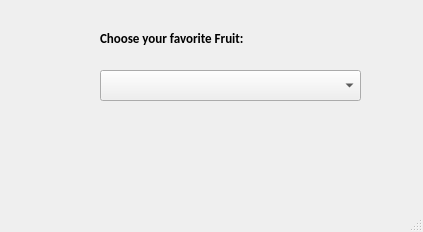
<?xml version="1.0" encoding="UTF-8"?>
<ui version="4.0">
 <class>MainWindow</class>
 <widget class="QMainWindow" name="MainWindow">
  <property name="geometry">
   <rect>
    <x>0</x>
    <y>0</y>
    <width>423</width>
    <height>232</height>
   </rect>
  </property>
  <property name="windowTitle">
   <string>MainWindow</string>
  </property>
  <widget class="QWidget" name="centralwidget">
   <widget class="QComboBox" name="comboBox">
    <property name="geometry">
     <rect>
      <x>100</x>
      <y>70</y>
      <width>261</width>
      <height>31</height>
     </rect>
    </property>
   </widget>
   <widget class="QLabel" name="mylbl1">
    <property name="geometry">
     <rect>
      <x>100</x>
      <y>30</y>
      <width>231</width>
      <height>16</height>
     </rect>
    </property>
    <property name="font">
     <font>
      <family>Calibri</family>
      <pointsize>10</pointsize>
      <weight>75</weight>
      <bold>true</bold>
     </font>
    </property>
    <property name="text">
     <string>Choose your favorite Fruit:</string>
    </property>
   </widget>
   <widget class="QLabel" name="mylbl2">
    <property name="geometry">
     <rect>
      <x>30</x>
      <y>130</y>
      <width>331</width>
      <height>20</height>
     </rect>
    </property>
    <property name="font">
     <font>
      <family>Calibri</family>
      <pointsize>10</pointsize>
      <weight>75</weight>
      <bold>true</bold>
     </font>
    </property>
    <property name="text">
     <string/>
    </property>
   </widget>
   <widget class="QLabel" name="mylbl3">
    <property name="geometry">
     <rect>
      <x>30</x>
      <y>170</y>
      <width>331</width>
      <height>20</height>
     </rect>
    </property>
    <property name="font">
     <font>
      <family>Calibri</family>
      <pointsize>10</pointsize>
      <weight>75</weight>
      <bold>true</bold>
     </font>
    </property>
    <property name="text">
     <string/>
    </property>
   </widget>
  </widget>
  <widget class="QStatusBar" name="statusbar"/>
 </widget>
 <resources/>
 <connections/>
</ui>
